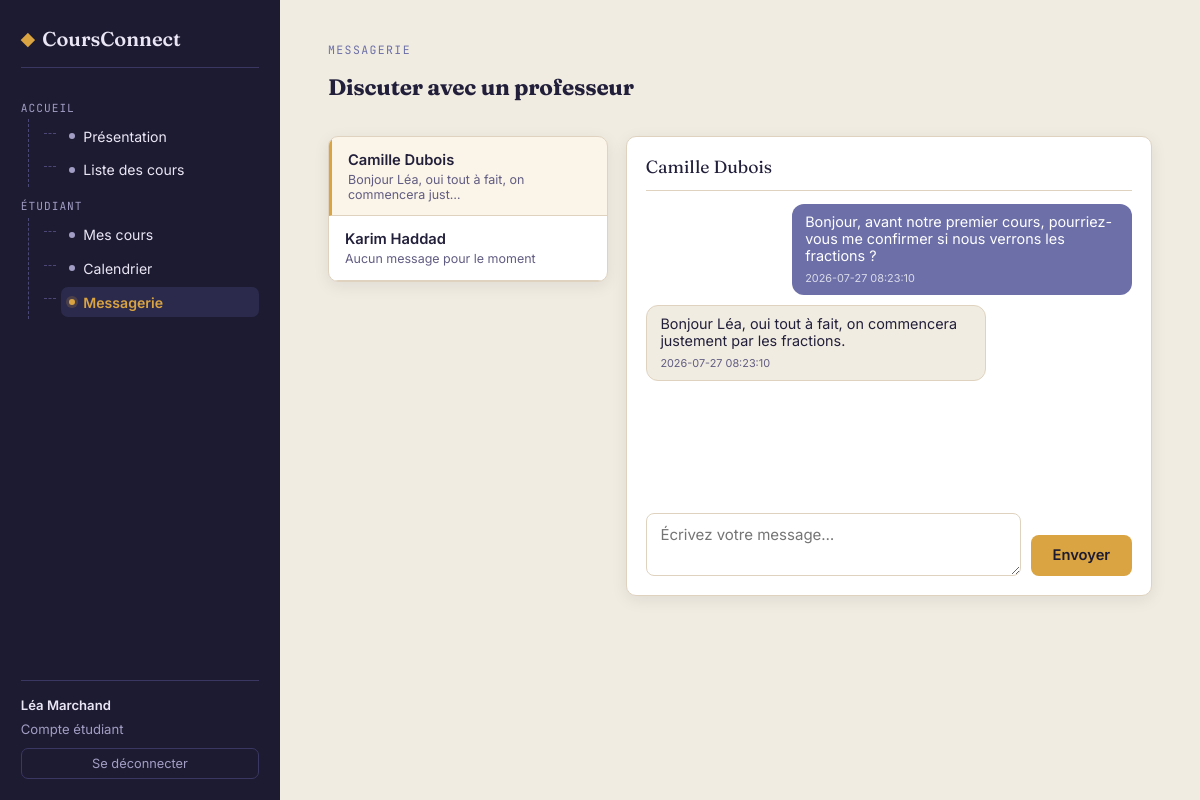
/messagerie/2 (signed in), run on the app's committed database.
### tables this page shows
CREATE TABLE users(
            id INTEGER PRIMARY KEY AUTOINCREMENT,
            name TEXT NOT NULL,
            email TEXT UNIQUE NOT NULL,
            password_hash TEXT NOT NULL,
            role TEXT NOT NULL CHECK(role IN ('admin', 'prof', 'etudiant')),
            bio TEXT,
            photo TEXT
        );

CREATE TABLE messages(
            id INTEGER PRIMARY KEY AUTOINCREMENT,
            sender_id INTEGER NOT NULL REFERENCES users(id) ON DELETE CASCADE,
            recipient_id INTEGER NOT NULL REFERENCES users(id) ON DELETE CASCADE,
            body TEXT NOT NULL,
            created_at TEXT NOT NULL DEFAULT CURRENT_TIMESTAMP,
            read_at TEXT
        );

### app.py (the view, shortened to what this page needs)
@app.route("/messagerie/<int:contact_id>", methods=["GET", "POST"])
@login_required()
def messagerie_conversation(contact_id):
    user = current_user()
    if user["role"] not in ("prof", "etudiant"):
        flash("La messagerie est réservée aux professeurs et aux élèves.", "error")
        return redirect(dashboard_url_for(user["role"]))
    db = get_db()
    contact = db.execute("SELECT * FROM users WHERE id = ?", (contact_id,)).fetchone()
    if not contact or not is_allowed_contact(user, contact_id):
        flash("Vous ne pouvez échanger qu'avec un professeur ou un élève avec qui un cours a été réservé.", "error")
        return redirect(url_for("messagerie"))
    db.execute(
        "UPDATE messages SET read_at = CURRENT_TIMESTAMP WHERE sender_id = ? AND recipient_id = ? AND read_at IS NULL",
        (contact_id, user["id"]),
    )
    db.commit()
    thread = db.execute(
        """
        SELECT * FROM messages
        WHERE (sender_id = ? AND recipient_id = ?) OR (sender_id = ? AND recipient_id = ?)
        ORDER BY id ASC
        """,
        (user["id"], contact_id, contact_id, user["id"]),
    ).fetchall()
    contacts = get_contacts(user)
    return render_template(
        "messagerie.html", contacts=contacts, active_contact=contact, thread=thread
    )

### app.py (called while the page is built, shortened)
def get_db():
    if "db" not in g:
        g.db = sqlite3.connect(DB_PATH)
        g.db.row_factory = sqlite3.Row
        g.db.execute("PRAGMA foreign_keys = ON")
    return g.db

def current_user():
    user_id = session.get("user_id")
    if not user_id:
        return None
    return get_db().execute("SELECT * FROM users WHERE id = ?", (user_id,)).fetchone()

@app.context_processor
def inject_current_user():
    return {"current_user": current_user()}

def login_required(role=None):
    def decorator(view):
        @wraps(view)
        def wrapped(*args, **kwargs):
            user = current_user()
            return view(*args, **kwargs)
        return wrapped
    return decorator

def is_allowed_contact(user, other_id):
    db = get_db()
    if user["role"] == "etudiant":
        row = db.execute(
            "SELECT 1 FROM contacts WHERE student_id = ? AND teacher_id = ?",
            (user["id"], other_id),
        ).fetchone()
    elif user["role"] == "prof":
        row = db.execute(
            "SELECT 1 FROM contacts WHERE teacher_id = ? AND student_id = ?",
            (user["id"], other_id),
        ).fetchone()
    else:
        row = None
    return row is not None

@app.context_processor
def inject_unread_total():
    user = current_user()
    if user and user["role"] in ("prof", "etudiant"):
        total = get_db().execute(
            "SELECT COUNT(*) FROM messages WHERE recipient_id = ? AND read_at IS NULL",
            (user["id"],),
        ).fetchone()[0]
        return {"unread_messages_total": total}
    return {"unread_messages_total": 0}

### templates/messagerie.html (shortened to what this page needs)
{% extends "base.html" %}
{% block content %}
  <div class="section-title">
    <div>
      <span class="eyebrow">Messagerie</span>
      <h2>{{ 'Discuter avec un professeur' if current_user['role'] == 'etudiant' else 'Discuter avec un élève' }}</h2>
    </div>
  </div>
  <div class="msg-shell">
    <div class="msg-list card">
      {% if contacts %}
        {% for c in contacts %}
        <a class="msg-contact {{ 'active' if active_contact and active_contact['id'] == c['id'] else '' }}"
           href="{{ url_for('messagerie_conversation', contact_id=c['id']) }}">
          <span class="msg-contact-top">
            <span class="msg-contact-name">{{ c['name'] }}</span>
          </span>
          <span class="msg-contact-preview">
            {% if c['last'] %}{{ c['last']['body'][:48] }}{% if c['last']['body']|length > 48 %}…{% endif %}{% else %}Aucun message pour le moment{% endif %}
          </span>
        </a>
        {% endfor %}
      {% endif %}
    </div>
    <div class="msg-thread card">
      {% if active_contact %}
        <div class="msg-thread-header">{{ active_contact['name'] }}</div>
        <div class="msg-bubbles">
          {% if thread %}
            {% for m in thread %}
              <div class="msg-bubble {{ 'mine' if m['sender_id'] == current_user['id'] else 'theirs' }}">
                <p>{{ m['body'] }}</p>
                <span class="msg-time">{{ m['created_at'] }}</span>
              </div>
            {% endfor %}
          {% else %}
            <p class="slot-empty">Aucun message échangé pour l'instant — dites bonjour !</p>
          {% endif %}
        </div>
        <form method="post" action="{{ url_for('messagerie_conversation', contact_id=active_contact['id']) }}" class="msg-form">
          <textarea name="body" rows="2" placeholder="Écrivez votre message…" required></textarea>
          <button class="btn btn-gold" type="submit">Envoyer</button>
        </form>
      {% else %}
        <div class="empty-state">Sélectionnez un correspondant à gauche pour afficher la conversation.</div>
      {% endif %}
    </div>
  </div>
{% endblock %}

### templates/base.html (shortened to what this page needs)
<!DOCTYPE html>
<html lang="fr">
<head>
<link rel="stylesheet" href="{{ url_for('static', filename='style.css') }}">
</head>
<body>
<div class="app-shell">
<aside class="sidebar" id="sidebar">
<div class="brand"><span class="brand-mark">◆</span>CoursConnect</div>
<ul class="tree">
<li>
<span class="tree-group">Accueil</span>
<ul>
<li><a class="tree-link {{ 'active' if request.endpoint=='presentation' else '' }}" href="{{ url_for('presentation') }}"><span class="dot"></span>Présentation</a></li>
<li><a class="tree-link {{ 'active' if request.endpoint=='cours' else '' }}" href="{{ url_for('cours') }}"><span class="dot"></span>Liste des cours</a></li>
</ul>
</li>
{% if current_user and current_user['role'] == 'etudiant' %}
<li>
<span class="tree-group">Étudiant</span>
<ul>
<li><a class="tree-link {{ 'active' if request.endpoint=='etudiant' else '' }}" href="{{ url_for('etudiant') }}"><span class="dot"></span>Mes cours</a></li>
<li><a class="tree-link {{ 'active' if request.endpoint=='etudiant_calendrier' else '' }}" href="{{ url_for('etudiant_calendrier') }}"><span class="dot"></span>Calendrier</a></li>
<li><a class="tree-link {{ 'active' if request.endpoint in ['messagerie','messagerie_conversation'] else '' }}" href="{{ url_for('messagerie') }}"><span class="dot"></span>Messagerie{% if unread_messages_total %} ({{ unread_messages_total }}){% endif %}</a></li>
</ul>
</li>
{% endif %}
</ul>
<div class="session-box">
{% if current_user %}
<span class="who">{{ current_user['name'] }}</span>
<span style="display:block;margin-bottom:0.7rem;">{{ 'Compte professeur' if current_user['role']=='prof' else ('Compte étudiant' if current_user['role']=='etudiant' else 'Compte administrateur') }}</span>
<a class="btn-ghost-light" href="{{ url_for('deconnexion') }}">Se déconnecter</a>
{% else %}
<span style="display:block;margin-bottom:0.7rem;">Non connecté(e)</span>
<a class="btn-ghost-light" href="{{ url_for('connexion') }}">Se connecter</a>
{% endif %}
</div>
</aside>
<main class="content">
{% block content %}{% endblock %}
</main>
</div>
</body>
</html>

### data on the page
users: name "Léa Marchand", role "Compte étudiant", role "Discuter avec un professeur"
users: name "Camille Dubois", body "Bonjour Léa, oui tout à fait, on commencera just"
users: name "Karim Haddad", shows "Aucun message pour le moment"
messages: body "Bonjour, avant notre premier cours, pourriez-vous me confirmer si nous verrons les fractions ?", created_at "2026-07-27 08:23:10"
messages: body "Bonjour Léa, oui tout à fait, on commencera justement par les fractions.", created_at "2026-07-27 08:23:10"
